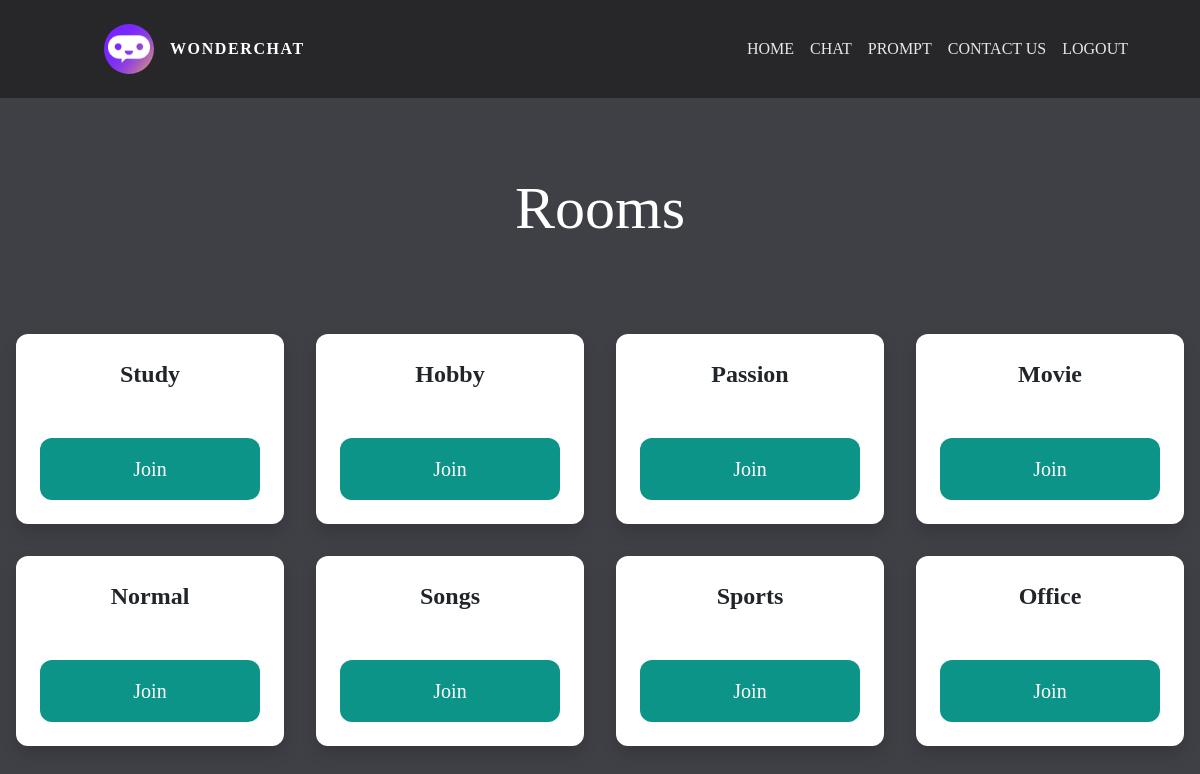
The app's page /rooms/ (signed in) with its own data.
### room/models.py (models this page shows)
class Room(models.Model):
    name = models.CharField(max_length=255)
    slug = models.SlugField(unique=True)

### room/views.py (the view)
# urls.py: path('rooms/', include('room.urls')),
@login_required
def rooms(request):
    rooms = Room.objects.all()
    return render(request, 'room/rooms.html', {'rooms': rooms})

### templates/room/rooms.html
{% extends 'core/base.html' %}
{% block content %}
<div class="p-10 lg:p-20 text-center">
    <h1 class="text-3xl lg:text-6xl text-white">Rooms</h1>
</div>
<div class="w-full flex flex-wrap items-center">
    {% for room in rooms %}
        <div class="w-full lg:w-1/4 px-3 py-3">
            <div class="p-4 bg-white shadow rounded-xl text-center">
                <h2 class="mb-5 text-2xl font-semibold">{{ room.name }}</h2>
                <a href="{% url 'room' room.slug %}" class="px-5 py-3 block rounded-xl text-white bg-teal-600 hover:bg-teal-700">Join</a>
            </div>
        </div>
    {% endfor %}
</div>
{% endblock %}

### room/templates/core/base.html (style rules this page uses)
h1, h2, a { font-family: Montserrat-Regular; }
a { font-family: Montserrat-Regular; font-size: 20px; }

### records on screen
Room: name "Study"
Room: name "Hobby"
Room: name "Passion"
Room: name "Movie"
Room: name "Normal"
Room: name "Songs"
Room: name "Sports"
Room: name "Office"
